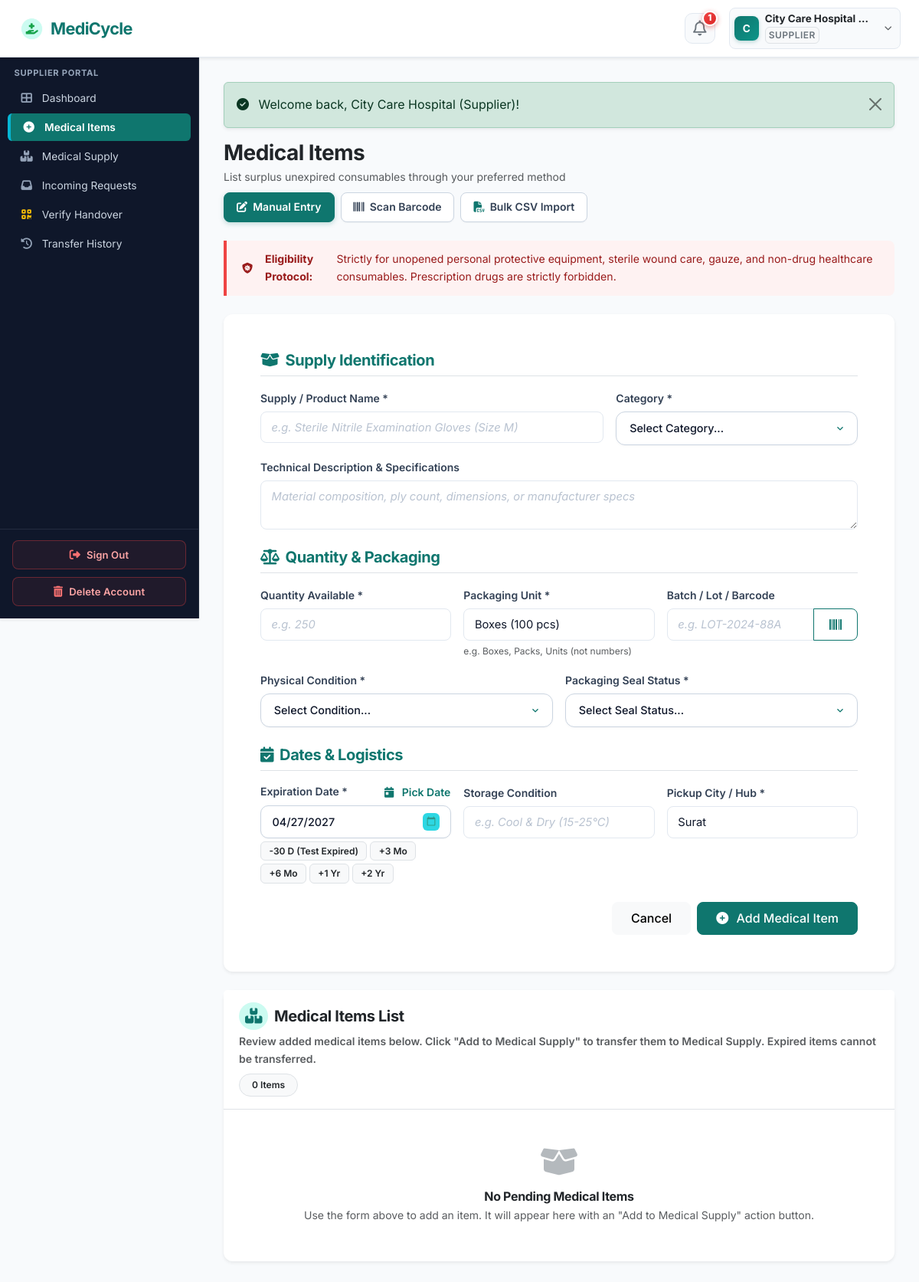
The page /supplier/add-supply.php (signed in) on the database its author committed.
### tables this page shows
CREATE TABLE `organizations` (
  `id` int(11) NOT NULL AUTO_INCREMENT,
  `user_id` int(11) NOT NULL,
  `organization_name` varchar(150) NOT NULL,
  `organization_type` varchar(100) NOT NULL,
  `license_number` varchar(100) DEFAULT NULL,
  `address` text NOT NULL,
  `city` varchar(100) NOT NULL,
  `state` varchar(100) NOT NULL,
  `pincode` varchar(20) NOT NULL,
  `verification_status` enum('pending','verified','rejected') DEFAULT 'pending',
  `verification_notes` text DEFAULT NULL,
  `created_at` timestamp NOT NULL DEFAULT current_timestamp(),
  `updated_at` timestamp NOT NULL DEFAULT current_timestamp() ON UPDATE current_timestamp(),
  PRIMARY KEY (`id`),
  KEY `fk_org_user` (`user_id`),
  KEY `idx_org_city` (`city`),
  KEY `idx_org_status` (`verification_status`),
  CONSTRAINT `fk_org_user` FOREIGN KEY (`user_id`) REFERENCES `users` (`id`) ON DELETE CASCADE
);

CREATE TABLE `users` (
  `id` int(11) NOT NULL AUTO_INCREMENT,
  `name` varchar(100) NOT NULL,
  `email` varchar(100) NOT NULL,
  `password` varchar(255) NOT NULL,
  `phone` varchar(20) NOT NULL,
  `role` enum('admin','supplier','ngo','delivery') NOT NULL,
  `email_verified` tinyint(1) DEFAULT 1,
  `status` enum('active','inactive','suspended','pending') DEFAULT 'active',
  `created_at` timestamp NOT NULL DEFAULT current_timestamp(),
  `updated_at` timestamp NOT NULL DEFAULT current_timestamp() ON UPDATE current_timestamp(),
  PRIMARY KEY (`id`),
  UNIQUE KEY `email` (`email`),
  KEY `idx_user_role` (`role`),
  KEY `idx_user_status` (`status`)
);

### supplier/add-supply.php (the view, shortened to what the rows shown need)
<?php
require_once __DIR__ . '/../config/config.php';
require_role('supplier');
$userId = $_SESSION['user_id'];
$orgStmt = $pdo->prepare("SELECT city, organization_name, verification_status FROM organizations WHERE user_id = ? LIMIT 1");
$orgStmt->execute([$userId]);
$userOrg = $orgStmt->fetch();
$defaultLocation = $userOrg['city'] ?? '';
$formData = [
    'supply_name' => '',
    'category_id' => '',
    'description' => '',
    'quantity' => '',
    'unit' => '',
    'condition_status' => '',
    'packaging_status' => '',
    'expiry_date' => date('Y-m-d', strtotime('+6 months')),
    'batch_number' => '',
    'storage_requirements' => '',
    'location' => $defaultLocation
];
include __DIR__ . '/../includes/header.php';
include __DIR__ . '/../includes/navbar.php';
?>
<div class="app-container">
    <?php include __DIR__ . '/../includes/sidebar.php'; ?>
    <div class="app-content">
        <div class="card border-0 shadow-sm">
            <div class="card-body p-4 p-md-5">
                <form action="<?php echo BASE_URL; ?>/supplier/add-supply.php" method="POST" class="needs-validation" novalidate>
                    <div class="row g-3 mb-4">
                        <div class="col-md-4">
                            <label for="unit" class="form-label small fw-semibold">Packaging Unit *</label>
                            <input type="text" class="form-control" id="unit" name="unit" list="unit_options" value="<?php echo e($formData['unit'] ?: 'Boxes (100 pcs)'); ?>" placeholder="Select or type unit" required>
                            <div class="form-text text-muted" style="font-size:0.75rem;">e.g. Boxes, Packs, Units (not numbers)</div>
                        </div>
                    </div>
                    <div class="row g-3 mb-4">
                        <div class="col-md-4">
                            <label for="expiry_date" class="form-label small fw-semibold d-flex justify-content-between align-items-center">
                                <span>Expiration Date *</span>
                                <button type="button" class="btn btn-link btn-sm p-0 text-decoration-none text-teal fw-semibold" onclick="document.getElementById('expiry_date').showPicker && document.getElementById('expiry_date').showPicker();">
                                </button>
                            </label>
                            <input type="date" class="form-control" id="expiry_date" name="expiry_date" value="<?php echo e($formData['expiry_date']); ?>" required>
                            <div class="d-flex flex-wrap gap-1 mt-1">
                                <span class="badge bg-light text-dark border cursor-pointer" role="button" onclick="setExpiryDays(-30)">-30 D (Test Expired)</span>
                                <span class="badge bg-light text-dark border cursor-pointer" role="button" onclick="setExpiryDays(90)">+3 Mo</span>
                                <span class="badge bg-light text-dark border cursor-pointer" role="button" onclick="setExpiryDays(180)">+6 Mo</span>
                                <span class="badge bg-light text-dark border cursor-pointer" role="button" onclick="setExpiryDays(365)">+1 Yr</span>
                                <span class="badge bg-light text-dark border cursor-pointer" role="button" onclick="setExpiryDays(730)">+2 Yr</span>
                            </div>
                        </div>
                        <div class="col-md-4">
                            <label for="location" class="form-label small fw-semibold">Pickup City / Hub *</label>
                            <input type="text" class="form-control" id="location" name="location" value="<?php echo e($formData['location']); ?>" placeholder="e.g. Mumbai, Maharashtra" required>
                        </div>
                    </div>
                </form>
            </div>
        </div>
    </div>
</div>
<?php include __DIR__ . '/../includes/footer.php'; ?>

### includes/navbar.php (shortened to what the rows shown need)
<?php
$currentUser = current_user();
$unreadNotifCount = 0;
if ($currentUser && isset($pdo)) {
    $unreadNotifCount = get_unread_notifications_count($pdo, $currentUser['id']);
}
$inPortal = (bool)preg_match('#/(supplier|ngo|delivery)/#i', $_SERVER['PHP_SELF'] ?? '');
?>
<nav class="navbar navbar-expand-lg navbar-medicycle sticky-top shadow-sm">
    <div class="container-fluid px-2 px-sm-3 px-lg-4 d-flex align-items-center justify-content-between">
        <?php if ($inPortal): ?>
            <div class="d-flex align-items-center gap-1 gap-sm-2 gap-md-3">
                <div class="dropdown position-relative">
                    <button type="button" class="btn notif-icon-btn position-relative" id="notifDropdown" aria-expanded="false" title="Notifications" onclick="togglePortalDropdown('notifDropdownMenu', event)">
                        <i class="far fa-bell fs-5 text-secondary"></i>
                        <?php if ($unreadNotifCount > 0): ?>
                            <span class="notif-pulse-badge">
                                <?php echo $unreadNotifCount; ?>
                            </span>
                        <?php endif; ?>
                    </button>
                </div>
                <?php
                $displayName = $currentUser['name'] ?? ($_SESSION['user_name'] ?? 'User');
                $displayRole = $currentUser['role'] ?? ($_SESSION['role'] ?? '');
                ?>
                <div class="dropdown position-relative">
                    <button type="button" class="btn user-profile-capsule d-flex align-items-center gap-1 gap-sm-2 text-dark shadow-2xs" id="userDropdown" aria-expanded="false" onclick="togglePortalDropdown('userDropdownMenu', event)">
                        <div class="user-avatar-circle">
                            <?php echo strtoupper(substr($displayName, 0, 1)); ?>
                        </div>
                        <div class="text-start pe-1 user-profile-info">
                            <span class="d-block fw-bold text-dark leading-tight user-profile-name"><?php echo e($displayName); ?></span>
                            <?php if ($displayRole): ?>
                                <span class="badge text-uppercase text-secondary bg-light border p-1 user-profile-role d-none d-sm-inline-block"><?php echo strtoupper(e($displayRole)); ?></span>
                            <?php endif; ?>
                        </div>
                        <i class="fas fa-chevron-down text-muted small ms-1" style="font-size:0.62rem;"></i>
                    </button>
                </div>
            </div>
        <?php endif; ?>
    </div>
</nav>

### includes/sidebar.php (shortened to what the rows shown need)
<?php
$currentUser = current_user();
$userRole = $currentUser['role'] ?? ($_SESSION['role'] ?? '');
?>
<aside class="app-sidebar shadow-sm">
    <div class="sidebar-heading">
        <?php echo strtoupper(e($userRole)); ?> PORTAL
    </div>
    <ul class="nav flex-column mb-auto">
        <?php if ($userRole === 'supplier'): ?>
            <li class="nav-item">
            </li>
            <li class="nav-item">
            </li>
            <li class="nav-item">
            </li>
            <li class="nav-item">
            </li>
            <li class="nav-item">
            </li>
            <li class="nav-item">
            </li>
        <?php endif; ?>
    </ul>
    <div class="sidebar-footer mt-auto d-none d-lg-flex">
        <button type="button" class="btn-sidebar-signout" onclick="openSignOutModal(event)">
        </button>
        <button type="button" class="btn-sidebar-delete" data-bs-toggle="modal" data-bs-target="#deleteAccountModal">
        </button>
    </div>
</aside>

### rows shown on the page
organizations: user.name "C", user.name "City Care Hospital…", user.role "SUPPLIER", unit "Boxes (100 pcs)", expiry_date "04/27/2027", location "Surat"

### other values the page prints
$unreadNotifCount "1"
$message "Welcome back, City Care Hospital (Supplier)!"
count($medicalItems) "0"
